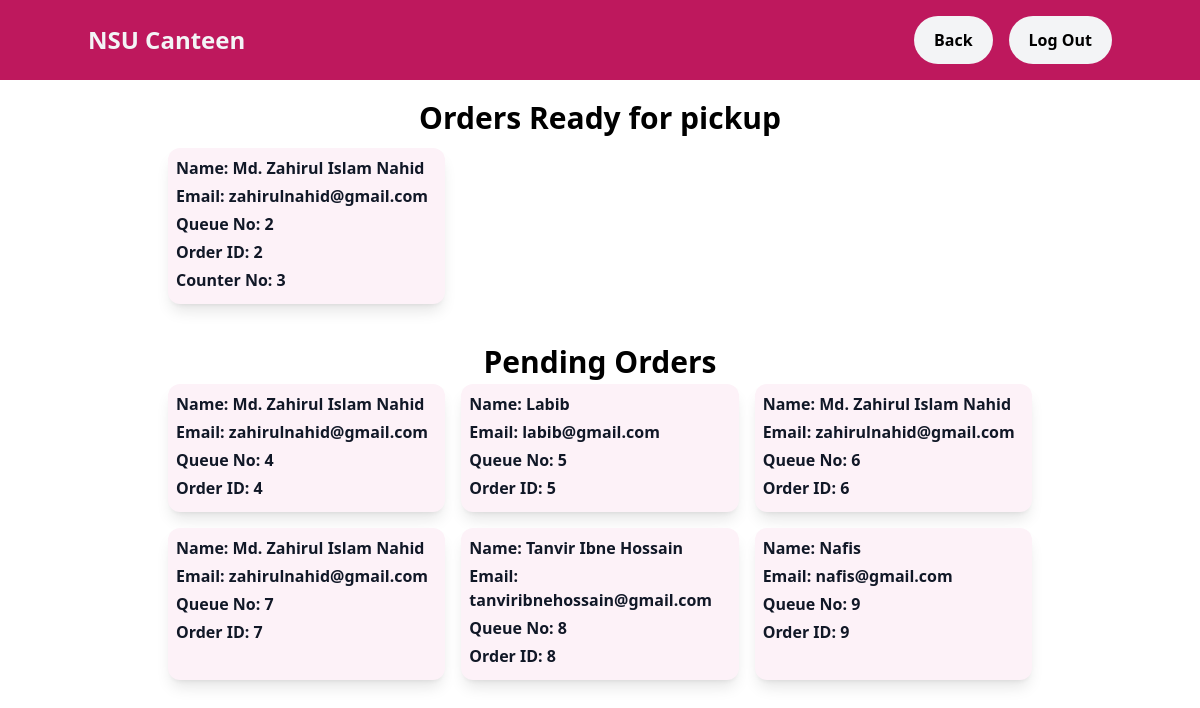
Page /output/queue.php on the earlier database version.
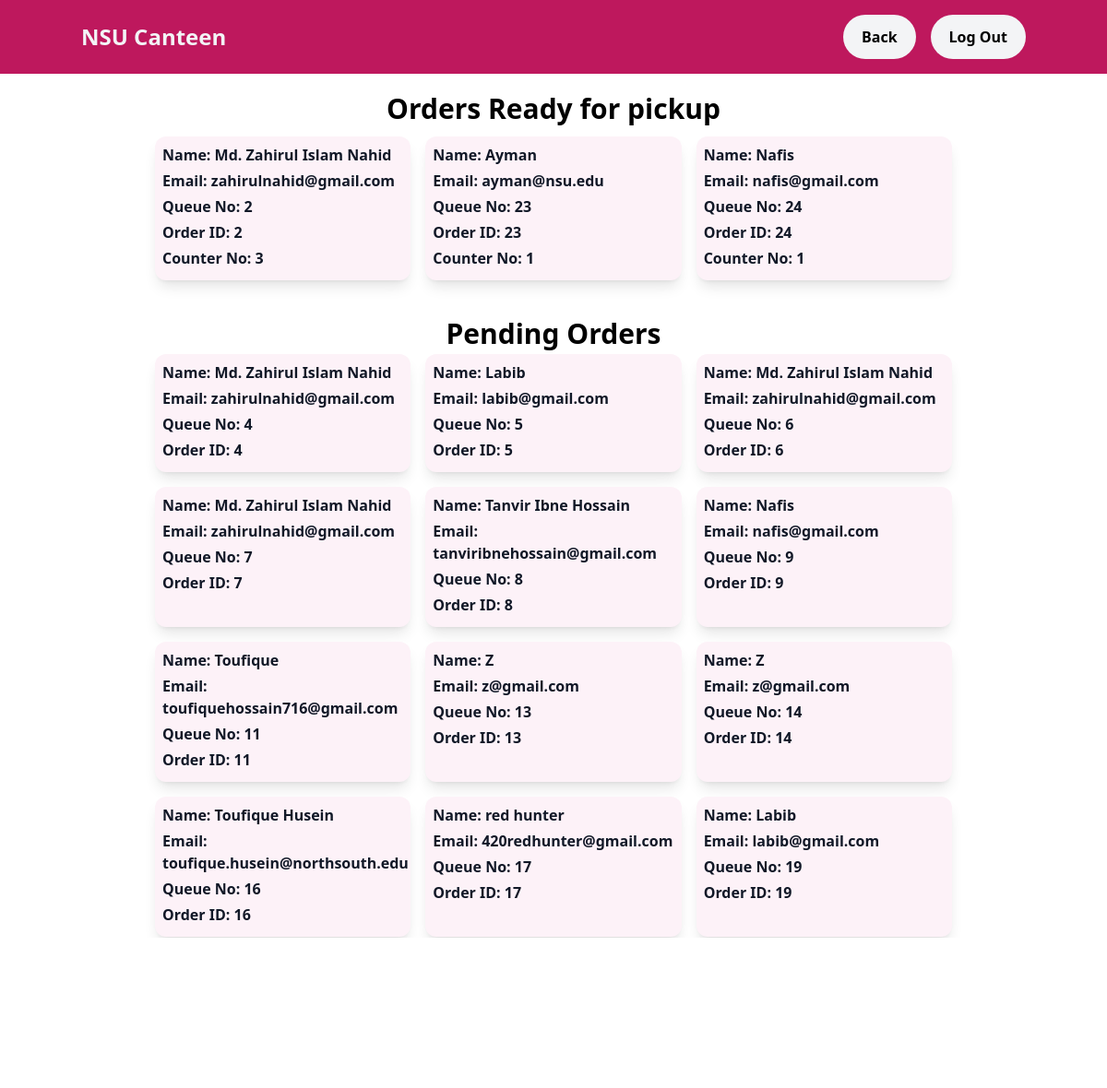
Same page on the later database version.
### tables this page shows
CREATE TABLE `Queue` (
  `QueueNo` int(11) NOT NULL,
  `OrderID` int(11) NOT NULL,
  `Counter` int(11) DEFAULT NULL
);

CREATE TABLE `users` (
  `id` int(11) NOT NULL,
  `category` int(11) NOT NULL,
  `name` varchar(50) NOT NULL,
  `email` varchar(50) NOT NULL,
  `phone` varchar(20) NOT NULL,
  `password` varchar(50) NOT NULL,
  `verified` varchar(255) NOT NULL DEFAULT 'pending',
  `token` varchar(255) NOT NULL
);

### output/queue.php (the view, shortened to what this page needs)
<html>
<head>
    <link rel="stylesheet" href="outputstyles.css">
    <script src="https://cdn.tailwindcss.com"></script>
</head>
<nav class="bg-pink-700 py-4 px-4 sm:px-6 md:px-14 z-10">
    <div class="container mx-auto flex justify-between items-center">
        <button onClick="history.back()" class="text-gray-100 text-2xl border-white font-fatface">NSU Canteen</button>
        <div class="relative flex items-center">
            <button onClick="history.back()"
                class=" flex justify-center items-center bg-gray-100 hover:bg-pink-700 hover:text-white text-black font-raleway py-3 px-5 rounded-full hover:ring-2 hover:ring-white hover:translate-0 hover:transition-shadow ml-4">Back</button>
            <?php
            if (!isset($_SESSION["loggedin"]) || $_SESSION["loggedin"] !== true) {
                ?>
                <a href="login.php"
                    class=" flex justify-center items-center bg-gray-100 hover:bg-pink-700 hover:text-white text-black font-raleway py-3 px-5 rounded-full hover:ring-2 hover:ring-white hover:translate-0 hover:transition-shadow ml-4">
                    <i class="fas fa-sign-out-alt"></i> Log Out
                </a>
            <?php } ?>
        </div>
    </div>
</nav>
<body class=" scroll-smooth font-semibold min-h-screen bg-cover bg-no-repeat w-full"
    style="background-image: url('images/Homepage bg .png'); backdrop-filter:blur(3px);">
    <h1 class="my-5 text-center text-3xl h-2 ">Orders Ready for pickup</h1>
    <ul class="grid sm:grid-cols-1 md:grid-cols-3 gap-4 mx-auto container shadow-none md:px-20 py-5 sm:px-10">
        <?php
        include("connection.php");
        $sql = "SELECT * FROM Queue WHERE counter IS NOT NULL";
        $result = $conn->Query($sql);
        if ($result == true) {
            if ($result->num_rows > 0) {
                while ($row = $result->fetch_assoc()) { ?>
                    <li class="p-2 bg-pink-50 rounded-xl shadow-lg overflow-hidden flex">
                        <div class="flex-grow p-0">
                            <?php
                            $orderDetails = "SELECT BILL.*, users.id,users.name, users.email
                        FROM BILL
                        INNER JOIN users ON BILL.CustomerID = users.id
                        WHERE OrderID = " . $row["OrderID"] . ";";
                            $orderDetails = $conn->query($orderDetails);
                            $orderDetails = $orderDetails->fetch_assoc();
                            ?>
                            <h3 class="text-base font-raleway text-gray-900 mb-1">
                                Name:
                                <?php echo $orderDetails["name"] ?>
                            </h3>
                            <p class="text-base font-raleway text-gray-900 mb-1">
                                Email:
                                <?php echo $orderDetails["email"] ?>
                            </p>
                            <h3 class="text-base font-raleway text-gray-900 mb-1">Queue No:
                                <?php echo $row['QueueNo'] ?>
                            </h3>
                            <h3 class="text-base font-raleway text-gray-900 mb-1">Order ID:
                                <?php echo $row["OrderID"] ?>
                            </h3>
                            <h1 class="text-base font-raleway text-gray-900 mb-1"><b>Counter No:
                                    <?php echo $row["Counter"] ?>
                                </b>
                            </h1>
                        </div>
                    </li>
                <?php }
            }
        }
        ?>
    </ul>
    <h1 class="md:py-5 text-center text-3xl  h-2 ">Pending Orders</h1>
    <ul class="grid sm:grid-cols-1 md:grid-cols-3 gap-4 mx-auto container shadow-none md:px-20 py-5 sm:px-10">
        <?php
        $sql = "SELECT * FROM Queue WHERE counter IS NULL";
        $result = $conn->Query($sql);
        if ($result == true) {
            if ($result->num_rows > 0) {
                while ($row = $result->fetch_assoc()) { ?>
                    <li class="p-2 bg-pink-50 rounded-xl shadow-lg overflow-hidden flex">
                        <div class="flex-grow p-0">
                            <?php
                            $orderDetails = "SELECT BILL.*, users.id,users.name, users.email
                        FROM BILL
                        INNER JOIN users ON BILL.CustomerID = users.id
                        WHERE OrderID = " . $row["OrderID"] . ";";
                            $orderDetails = $conn->query($orderDetails);
                            $orderDetails = $orderDetails->fetch_assoc();
                            ?>
                            <h3 class="text-base font-raleway text-gray-900 mb-1">
                                Name:
                                <?php echo $orderDetails["name"] ?>
                            </h3>
                            <p class="text-base font-raleway text-gray-900 mb-1">
                                Email:
                                <?php echo $orderDetails["email"] ?>
                            </p>
                            <h3 class="text-base font-raleway text-gray-900 mb-1">Queue No:
                                <?php echo $row['QueueNo'] ?>
                            </h3>
                            <h3 class="text-base font-raleway text-gray-900 mb-1">Order ID:
                                <?php echo $row["OrderID"] ?>
                            </h3>
                        </div>
                    </li>
                <?php }
            }
        }
        ?>
    </ul>
</body>
</html>

Differences in the rows shown:
added queue: users.name "Ayman", users.email "ayman@nsu.edu", QueueNo "23", OrderID "23", Counter "1", shown under "Orders Ready for pickup"
added queue: users.name "Nafis", users.email "nafis@gmail.com", QueueNo "24", OrderID "24", Counter "1", shown under "Orders Ready for pickup"
added queue: users.name "Toufique", users.email "toufiquehossain716@gmail.com", QueueNo "11", OrderID "11", shown under "Pending Orders"
added queue: users.name "Z", users.email "z@gmail.com", QueueNo "13", OrderID "13", shown under "Pending Orders"
added queue: users.name "Z", users.email "z@gmail.com", QueueNo "14", OrderID "14", shown under "Pending Orders"
added queue: users.name "Toufique Husein", users.email "toufique.husein@northsouth.edu", QueueNo "16", OrderID "16", shown under "Pending Orders"
added queue: users.name "red hunter", users.email "420redhunter@gmail.com", QueueNo "17", OrderID "17", shown under "Pending Orders"
added queue: users.name "Labib", users.email "labib@gmail.com", QueueNo "19", OrderID "19", shown under "Pending Orders"
